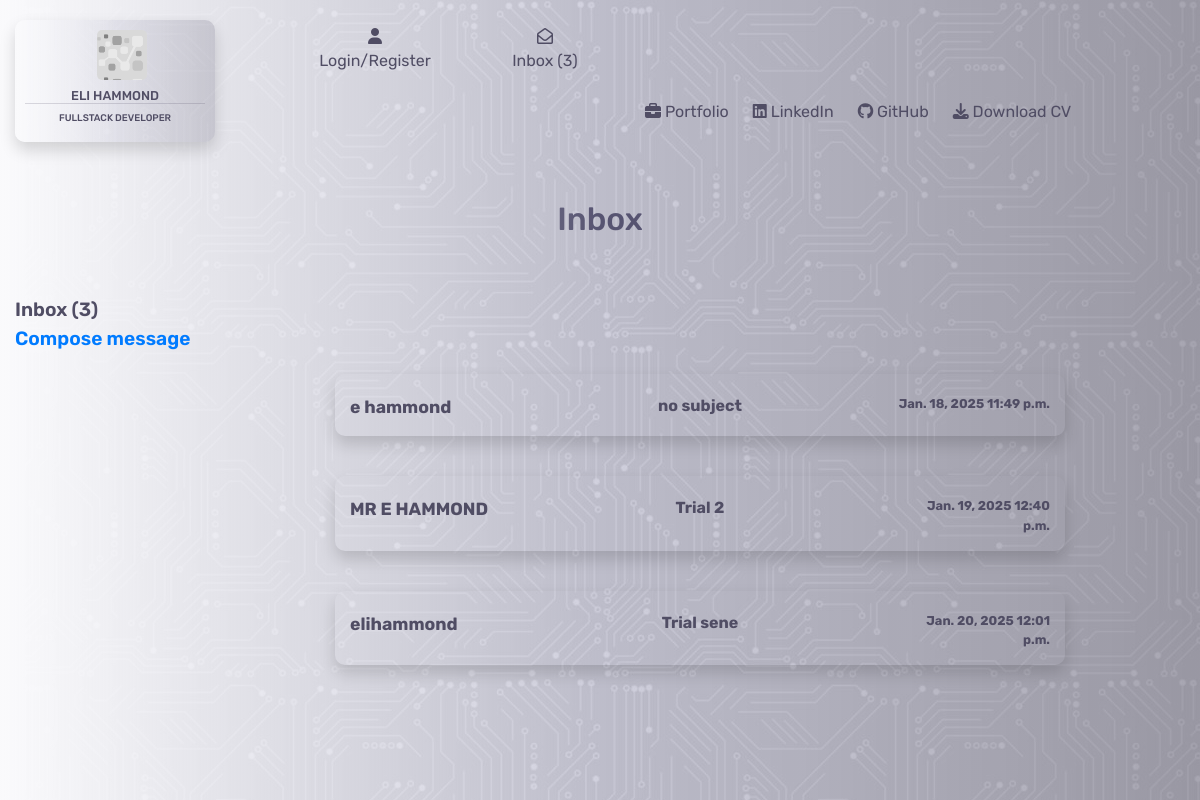
Before: /contacts/ with the older database file.
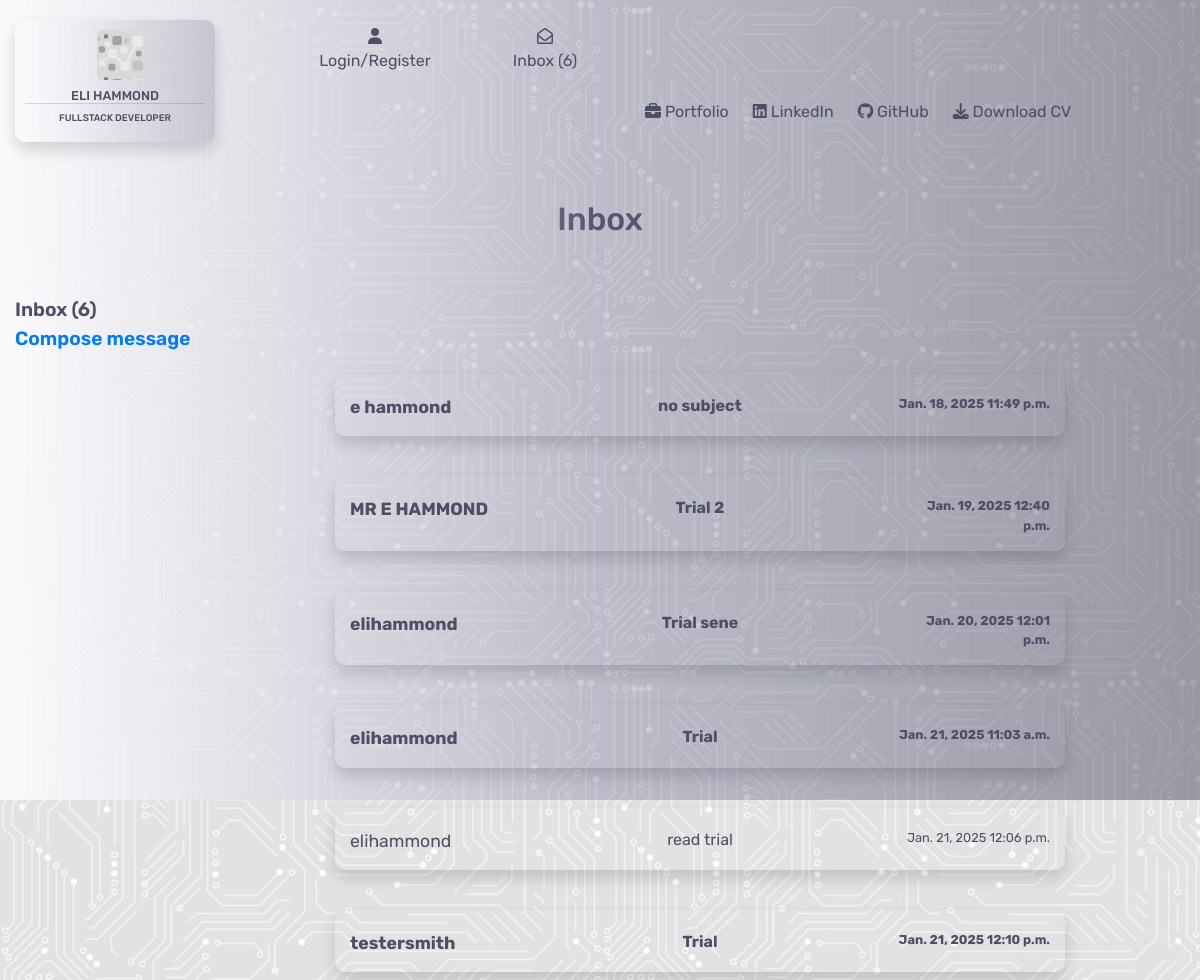
After: the same page with the newer database file.
### contacts/models.py (models this page shows)
class Contacts(models.Model):
    class Meta:
        verbose_name_plural = "Contacts"
    name = models.CharField(max_length=26)
    subject = models.CharField(max_length=52, null=True, blank=True)
    email = models.EmailField()
    phone = models.IntegerField()
    message = models.TextField()
    date = models.DateField(auto_now=True)
    time = models.TimeField(auto_now=True)
    read = models.BooleanField(default=False)

### contacts/views.py (the view)
# urls.py: path('', views.contacts, name='contacts'),
def contacts(request):
    return render(request, 'contacts/contacts.html')

### contacts/contexts.py (called while the page is built)
def contacts_inbox(request):
    inbox = Contacts.objects.all()
    message_count = (len(inbox))
    context = {
        'inbox': inbox,
        'message_count': message_count
    }
    return context

### contacts/templates/contacts/contacts.html (shortened to what this page needs)
{% extends "base.html" %}
{% load static %}
{% block content %}
<div class="container-fluid">
    <div class="row">
        <div class="col-4"></div>
        <div class="col-4">
            <h2 class="header">Inbox</h2>
        </div>
        <div class="col-4"></div>
    </div>
    <div class="inbox-header">
        Inbox ({{ inbox.count}})
    </div>
    <div class="inbox-header">
        <a href="{% url 'compose_message' %}">Compose message</a>
    </div>
    {% for i in inbox %}
    <div class="row">
        <div class="col-3">
        </div>
        <div class="col-8">
            <div {% if i.read %}class="opened-message"{% endif %}>
                <a href="{% url 'open_message' i.id %}">
                    <div class="row message-container shadow">
                        <div class="col-3">
                            <p class="inbox-name new-message">{{ i.name }}</p>
                        </div>
                        <div class="col-6">
                            {% if i.subject %}
                            <p class="inbox-subject new-message">{{ i.subject }}</p>
                            {% else %}
                            <p class="inbox-subject new-message">no subject</p>
                            {% endif %}
                        </div>
                        <div class="col-3">
                            <p class="inbox-date-time new-message">{{ i.date }} {{ i.time }}</p>
                        </div>
                    </div>
                </a>
            </div>
        </div>
        <div class="col-1"></div>
    </div>
    {% endfor %}
</div>
{% endblock %}

Changed rows visible on the page:
added Contacts: name "elihammond", subject "Trial", date "Jan. 21, 2025", time "11:03 a.m."
added Contacts: name "elihammond", subject "read trial", date "Jan. 21, 2025", time "12:06 p.m.", read True (drawn)
added Contacts: name "testersmith", subject "Trial", date "Jan. 21, 2025", time "12:10 p.m."
Other visible differences:
{{ message_count }}: "3" → "6"
{{ inbox.count }}: "3" → "6"
